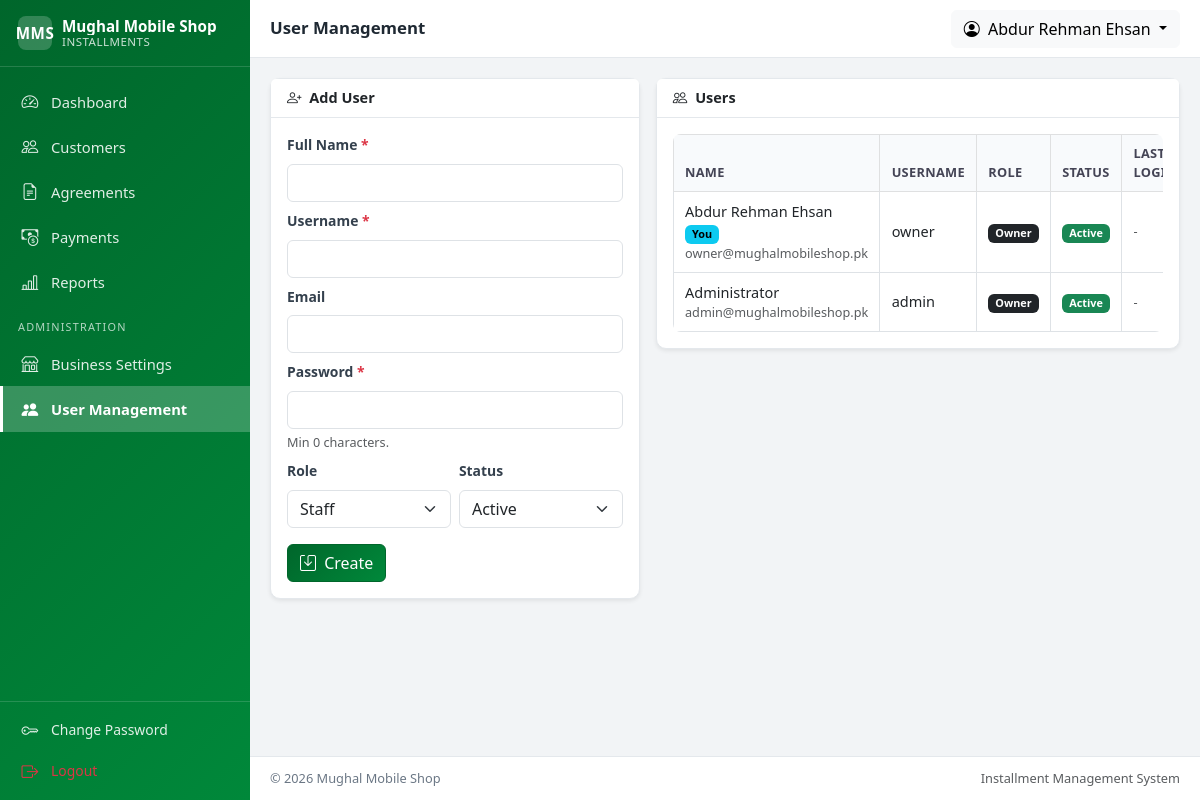
The page /settings/users.php (signed in) on the database its author committed.
### tables this page shows
CREATE TABLE `business_settings` (
    `id`                 INT UNSIGNED NOT NULL AUTO_INCREMENT,
    `branch_name`        VARCHAR(150) NOT NULL DEFAULT 'Main Branch',
    `shop_name`          VARCHAR(190) NOT NULL DEFAULT '',
    `owner_name`         VARCHAR(150) NOT NULL DEFAULT '',
    `father_name`        VARCHAR(150) DEFAULT NULL,
    `cnic`               VARCHAR(20)  DEFAULT NULL,
    `phone`              VARCHAR(30)  DEFAULT NULL,
    `whatsapp`           VARCHAR(30)  DEFAULT NULL,
    `email`              VARCHAR(190) DEFAULT NULL,
    `address`            VARCHAR(255) DEFAULT NULL,
    `city`               VARCHAR(100) DEFAULT NULL,
    `district`           VARCHAR(100) DEFAULT NULL,
    `logo_path`          VARCHAR(255) DEFAULT NULL,
    `signature_path`     VARCHAR(255) DEFAULT NULL,
    `agreement_header`   TEXT         DEFAULT NULL,
    `agreement_footer`   TEXT         DEFAULT NULL,
    `default_terms`      TEXT         DEFAULT NULL,
    `currency`           VARCHAR(10)  NOT NULL DEFAULT 'PKR',
    `default_due_day`    TINYINT UNSIGNED NOT NULL DEFAULT 5,
    `document_language`  ENUM('en','ur') NOT NULL DEFAULT 'en',
    `receipt_prefix`     VARCHAR(20)  NOT NULL DEFAULT 'RCP',
    `agreement_prefix`   VARCHAR(20)  NOT NULL DEFAULT 'AGR',
    `is_active`          TINYINT(1)   NOT NULL DEFAULT 1,
    `updated_by`         INT UNSIGNED DEFAULT NULL,
    `created_at`         TIMESTAMP    NOT NULL DEFAULT CURRENT_TIMESTAMP,
    `updated_at`         TIMESTAMP    NOT NULL DEFAULT CURRENT_TIMESTAMP ON UPDATE CURRENT_TIMESTAMP,
    PRIMARY KEY (`id`),
    KEY `idx_bs_active` (`is_active`),
    CONSTRAINT `fk_bs_updated_by` FOREIGN KEY (`updated_by`)
        REFERENCES `users` (`id`) ON DELETE SET NULL ON UPDATE CASCADE
);

CREATE TABLE `users` (
    `id`             INT UNSIGNED NOT NULL AUTO_INCREMENT,
    `full_name`      VARCHAR(150)    NOT NULL,
    `username`       VARCHAR(60)     NOT NULL,
    `email`          VARCHAR(190)    DEFAULT NULL,
    `password_hash`  VARCHAR(255)    NOT NULL,
    `role`           ENUM('owner','staff') NOT NULL DEFAULT 'staff',
    `status`         ENUM('active','inactive') NOT NULL DEFAULT 'active',
    `last_login_at`  DATETIME        DEFAULT NULL,
    `created_by`     INT UNSIGNED    DEFAULT NULL,
    `created_at`     TIMESTAMP       NOT NULL DEFAULT CURRENT_TIMESTAMP,
    `updated_at`     TIMESTAMP       NOT NULL DEFAULT CURRENT_TIMESTAMP ON UPDATE CURRENT_TIMESTAMP,
    PRIMARY KEY (`id`),
    UNIQUE KEY `uq_users_username` (`username`),
    UNIQUE KEY `uq_users_email` (`email`),
    KEY `idx_users_role` (`role`),
    KEY `idx_users_status` (`status`),
    CONSTRAINT `fk_users_created_by` FOREIGN KEY (`created_by`)
        REFERENCES `users` (`id`) ON DELETE SET NULL ON UPDATE CASCADE
);

### includes/auth.php (called while the page is built, shortened)
<?php
require_once __DIR__ . '/db.php';
require_once __DIR__ . '/functions.php';
function current_user(): ?array
{
    static $user = null;
    static $loaded = false;
    if ($loaded) {
        return $user;
    }
    $loaded = true;
    try {
        $stmt = getDB()->prepare('SELECT * FROM users WHERE id = ? LIMIT 1');
        $stmt->execute([$_SESSION['user_id']]);
        $row = $stmt->fetch();
        $user = ($row && $row['status'] === 'active') ? $row : null;
    } catch (Throwable $e) {
        $user = null;
    }
    return $user;
}
function is_logged_in(): bool
{
    return current_user() !== null;
}
function current_user_id(): ?int
{
    $u = current_user();
    return $u ? (int)$u['id'] : null;
}
function current_role(): string
{
    $u = current_user();
    return $u ? $u['role'] : 'guest';
}
function role_permissions(): array
{
    $staff = [
        'view_customers', 'manage_customers',
        'view_agreements', 'manage_agreements',
        'view_payments', 'record_payments',
        'view_reports',
    ];
    $owner = array_merge($staff, [
        'void_payment',
        'cancel_agreement',
        'amend_agreement',
        'manage_settings',
        'manage_users',
        'delete_customer',
    ]);
    return [
        'owner' => $owner,
        'staff' => $staff,
    ];
}
function can(string $capability): bool
{
    $role = current_role();
    $map = role_permissions();
    return in_array($capability, $map[$role] ?? [], true);
}
function require_login(): void
{
    if (!is_logged_in()) {
        $_SESSION['_intended'] = current_url_path();
        flash_set('warning', 'Please log in to continue.');
        redirect('login.php');
    }
}
function require_permission(string $capability): void
{
    require_login();
}

### includes/db.php (called while the page is built, shortened)
<?php
require_once __DIR__ . '/functions.php';
function getDB(): PDO
{
    static $pdo = null;
    if ($pdo instanceof PDO) {
        return $pdo;
    }
    $options = [
        PDO::ATTR_ERRMODE            => PDO::ERRMODE_EXCEPTION,
        PDO::ATTR_DEFAULT_FETCH_MODE => PDO::FETCH_ASSOC,
        PDO::ATTR_EMULATE_PREPARES   => false,
        PDO::ATTR_STRINGIFY_FETCHES  => false,
    ];
    try {
        $pdo = new PDO('mysql:host=' . DB_HOST . ';charset=' . DB_CHARSET, DB_USER, DB_PASS, $options);
        $pdo->exec('CREATE DATABASE IF NOT EXISTS `' . str_replace('`', '', DB_NAME) . '` '
            . 'CHARACTER SET utf8mb4 COLLATE utf8mb4_unicode_ci');
        $pdo->exec('USE `' . str_replace('`', '', DB_NAME) . '`');
    } catch (PDOException $e) {
        app_log('DB connection failed: ' . $e->getMessage());
        fatal_error('Database connection failed. Please check configuration.');
    }
    return $pdo;
}

### settings/users.php (the view, shortened to what this page needs)
<?php
require_once __DIR__ . '/../includes/auth.php';
require_permission('manage_users');
$db = getDB();
$errors = [];
$form = [
    'id' => 0, 'full_name' => '', 'username' => '', 'email' => '',
    'role' => 'staff', 'status' => 'active',
];
$users = $db->query('SELECT * FROM users ORDER BY role ASC, full_name ASC')->fetchAll();
$pageTitle = 'User Management';
include __DIR__ . '/../includes/header.php';
?>
<div class="row g-3">
    <div class="col-lg-5">
        <div class="card shadow-sm">
            <div class="card-header">
                <i class="bi bi-person-plus me-1"></i> <?= $form['id'] ? 'Edit User' : 'Add User' ?>
            </div>
            <div class="card-body">
                <form method="POST" action="<?= e(base_url('settings/users.php')) ?>" novalidate>
                    <div class="mb-2">
                        <label class="form-label">Full Name <span class="text-danger">*</span></label>
                        <input type="text" name="full_name" class="form-control <?= isset($errors['full_name']) ? 'is-invalid' : '' ?>" value="<?= e($form['full_name']) ?>" maxlength="150" required>
                    </div>
                    <div class="mb-2">
                        <label class="form-label">Username <span class="text-danger">*</span></label>
                        <input type="text" name="username" class="form-control <?= isset($errors['username']) ? 'is-invalid' : '' ?>" value="<?= e($form['username']) ?>" maxlength="60" required>
                    </div>
                    <div class="mb-2">
                        <label class="form-label">Email</label>
                        <input type="email" name="email" class="form-control <?= isset($errors['email']) ? 'is-invalid' : '' ?>" value="<?= e($form['email']) ?>" maxlength="190">
                    </div>
                    <div class="mb-2">
                        <label class="form-label">Password <?= $form['id'] ? '<span class="text-muted small">(leave blank to keep)</span>' : '<span class="text-danger">*</span>' ?></label>
                        <input type="password" name="password" class="form-control <?= isset($errors['password']) ? 'is-invalid' : '' ?>" autocomplete="new-password">
                        <?php if (isset($errors['password'])): ?><div class="invalid-feedback"><?= e($errors['password']) ?></div><?php else: ?><div class="form-text">Min <?= (int)MIN_PASSWORD_LENGTH ?> characters.</div><?php endif; ?>
                    </div>
                    <div class="row g-2">
                        <div class="col-6">
                            <label class="form-label">Role</label>
                            <select name="role" class="form-select <?= isset($errors['role']) ? 'is-invalid' : '' ?>">
                                <option value="staff" <?= $form['role'] === 'staff' ? 'selected' : '' ?>>Staff</option>
                            </select>
                        </div>
                        <div class="col-6">
                            <label class="form-label">Status</label>
                            <select name="status" class="form-select <?= isset($errors['status']) ? 'is-invalid' : '' ?>">
                                <option value="active" <?= $form['status'] === 'active' ? 'selected' : '' ?>>Active</option>
                            </select>
                        </div>
                    </div>
                    <div class="mt-3 d-flex gap-2">
                        <button type="submit" class="btn btn-primary"><i class="bi bi-save me-1"></i> <?= $form['id'] ? 'Update' : 'Create' ?></button>
                    </div>
                </form>
            </div>
        </div>
    </div>
    <div class="col-lg-7">
        <div class="card shadow-sm">
            <div class="card-header"><i class="bi bi-people me-1"></i> Users</div>
            <div class="card-body">
                <div class="table-responsive">
                    <table class="table table-bordered table-hover align-middle mb-0">
                        <thead class="table-light">
                            <tr><th>Name</th><th>Username</th><th>Role</th><th>Status</th><th>Last Login</th><th class="text-end">Actions</th></tr>
                        </thead>
                        <tbody>
                        <?php foreach ($users as $u): ?>
                            <tr>
                                <td>
                                    <?= e($u['full_name']) ?>
                                    <?php if ((int)$u['id'] === current_user_id()): ?><span class="badge text-bg-info">You</span><?php endif; ?>
                                    <?php if ($u['email']): ?><div class="small text-muted"><?= e($u['email']) ?></div><?php endif; ?>
                                </td>
                                <td><?= e($u['username']) ?></td>
                                <td><span class="badge text-bg-<?= $u['role'] === 'owner' ? 'dark' : 'secondary' ?>"><?= e(ucfirst($u['role'])) ?></span></td>
                                <td>
                                    <?php if ($u['status'] === 'active'): ?><span class="badge text-bg-success">Active</span>
                                    <?php else: ?><span class="badge text-bg-secondary">Inactive</span><?php endif; ?>
                                </td>
                                <td class="small text-muted"><?= e(fmt_datetime($u['last_login_at']) ?: '-') ?></td>
                            </tr>
                        <?php endforeach; ?>
                        </tbody>
                    </table>
                </div>
            </div>
        </div>
    </div>
</div>
<?php include __DIR__ . '/../includes/footer.php'; ?>

### includes/header.php (shortened to what this page needs)
<?php
require_once __DIR__ . '/auth.php';
$__settings = business_settings();
$currentUser = current_user();
$pageTitle = $pageTitle ?? APP_NAME;
?>
<!DOCTYPE html>
<html lang="en">
<head>
    <link href="https://cdn.jsdelivr.net/npm/bootstrap@5.3.0/dist/css/bootstrap.min.css" rel="stylesheet">
    <link rel="stylesheet" href="https://cdn.jsdelivr.net/npm/bootstrap-icons@1.11.3/font/bootstrap-icons.min.css">
    <link href="<?= e(asset('css/app.css')) ?>?v=1" rel="stylesheet">
</head>
<body>
<div class="app-shell">
    <?php include __DIR__ . '/sidebar.php'; ?>
    <div class="app-main">
        <header class="app-topbar">
            <h1 class="app-topbar-title"><?= e($pageTitle) ?></h1>
            <div class="ms-auto d-flex align-items-center gap-2">
                <div class="dropdown">
                    <button class="btn btn-light dropdown-toggle" type="button" data-bs-toggle="dropdown" aria-expanded="false">
                        <i class="bi bi-person-circle"></i>
                        <span class="d-none d-sm-inline ms-1"><?= e($currentUser['full_name']) ?></span>
                    </button>
                </div>
            </div>
        </header>
        <main class="app-content">

### includes/sidebar.php (shortened to what this page needs)
<?php
require_once __DIR__ . '/auth.php';
$__s = business_settings();
$__shop = $__s['shop_name'] ?? APP_NAME;
$__logo = $__s['logo_path'] ?? '';
$__current = $_SERVER['PHP_SELF'] ?? '';
$nav = [
    ['label' => 'Dashboard',   'icon' => 'speedometer2',     'url' => 'dashboard.php',        'cap' => null,               'match' => '/dashboard.php'],
    ['label' => 'Customers',   'icon' => 'people',           'url' => 'customers/index.php',  'cap' => 'view_customers',   'match' => '/customers/'],
    ['label' => 'Agreements',  'icon' => 'file-earmark-text','url' => 'agreements/index.php', 'cap' => 'view_agreements',  'match' => '/agreements/'],
    ['label' => 'Payments',    'icon' => 'cash-coin',        'url' => 'payments/index.php',   'cap' => 'view_payments',    'match' => '/payments/'],
    ['label' => 'Reports',     'icon' => 'bar-chart-line',   'url' => 'reports/index.php',    'cap' => 'view_reports',     'match' => '/reports/'],
];
$settingsNav = [
    ['label' => 'Business Settings', 'icon' => 'shop',     'url' => 'settings/business.php', 'cap' => 'manage_settings', 'match' => '/settings/business.php'],
    ['label' => 'User Management',   'icon' => 'people-fill','url' => 'settings/users.php',   'cap' => 'manage_users',    'match' => '/settings/users.php'],
];
?>
<aside class="app-sidebar" id="appSidebar">
    <div class="app-brand">
        <?php if ($__logo): ?>
            <img src="<?= e(upload_url($__logo)) ?>" alt="Logo" class="app-brand-logo">
        <?php else: ?>
            <?= shop_logo_mark('app-brand-mark') ?>
        <?php endif; ?>
        <div class="app-brand-text">
            <span class="app-brand-name"><?= e(mb_strimwidth($__shop, 0, 28, '…')) ?></span>
            <span class="app-brand-sub">Installments</span>
        </div>
    </div>
    <nav class="app-nav">
        <ul class="list-unstyled mb-0">
            <?php foreach ($nav as $item): ?>
                <?php if ($item['cap'] === null || can($item['cap'])): ?>
                    <li>
                        <a class="app-nav-link<?= strpos($__current, $item['match']) !== false ? ' active' : '' ?>"
                           href="<?= e(base_url($item['url'])) ?>">
                            <i class="bi bi-<?= e($item['icon']) ?>"></i>
                            <span><?= e($item['label']) ?></span>
                        </a>
                    </li>
                <?php endif; ?>
            <?php endforeach; ?>
        </ul>
        <?php
        $visibleSettings = array_filter($settingsNav, fn($i) => can($i['cap']));
        if (!empty($visibleSettings)):
        ?>
        <div class="app-nav-heading">Administration</div>
        <ul class="list-unstyled mb-0">
            <?php foreach ($visibleSettings as $item): ?>
                <li>
                    <a class="app-nav-link<?= strpos($__current, $item['match']) !== false ? ' active' : '' ?>"
                       href="<?= e(base_url($item['url'])) ?>">
                        <i class="bi bi-<?= e($item['icon']) ?>"></i>
                        <span><?= e($item['label']) ?></span>
                    </a>
                </li>
            <?php endforeach; ?>
        </ul>
        <?php endif; ?>
    </nav>
    <div class="app-sidebar-footer">
        <a class="app-nav-link" href="<?= e(base_url('change_password.php')) ?>">
            <i class="bi bi-key"></i><span>Change Password</span>
        </a>
        <a class="app-nav-link text-danger" href="<?= e(base_url('logout.php')) ?>">
            <i class="bi bi-box-arrow-right"></i><span>Logout</span>
        </a>
    </div>
</aside>

### includes/footer.php (shortened to what this page needs)
        </main>
        <footer class="app-footer">
            <span>&copy; <?= date('Y') ?> <?= e(business_settings()['shop_name'] ?? APP_NAME) ?></span>
            <span class="text-muted">Installment Management System</span>
        </footer>
    </div>
</div>
</body>
</html>

### rows shown on the page
business_settings: shop_name "Mughal Mobile Shop"
users: status+full_name "Abdur Rehman Ehsan", full_name "Abdur Rehman Ehsan", shows "You", email "owner@mughalmobileshop.pk", username "owner", status+role "Owner", shows "Active", status+last_login_at "-"
users: full_name "Administrator", email "admin@mughalmobileshop.pk", username "admin", role "Owner", status "Active", last_login_at "-"

### other values the page prints
shop_initials() "MMS"
$item['label'] "Dashboard"
$item['label'] "Customers"
$item['label'] "Agreements"
$item['label'] "Payments"
$item['label'] "Reports"
$item['label'] "Business Settings"
$item['label'] "User Management"
$pageTitle "User Management"
MIN_PASSWORD_LENGTH "0"
